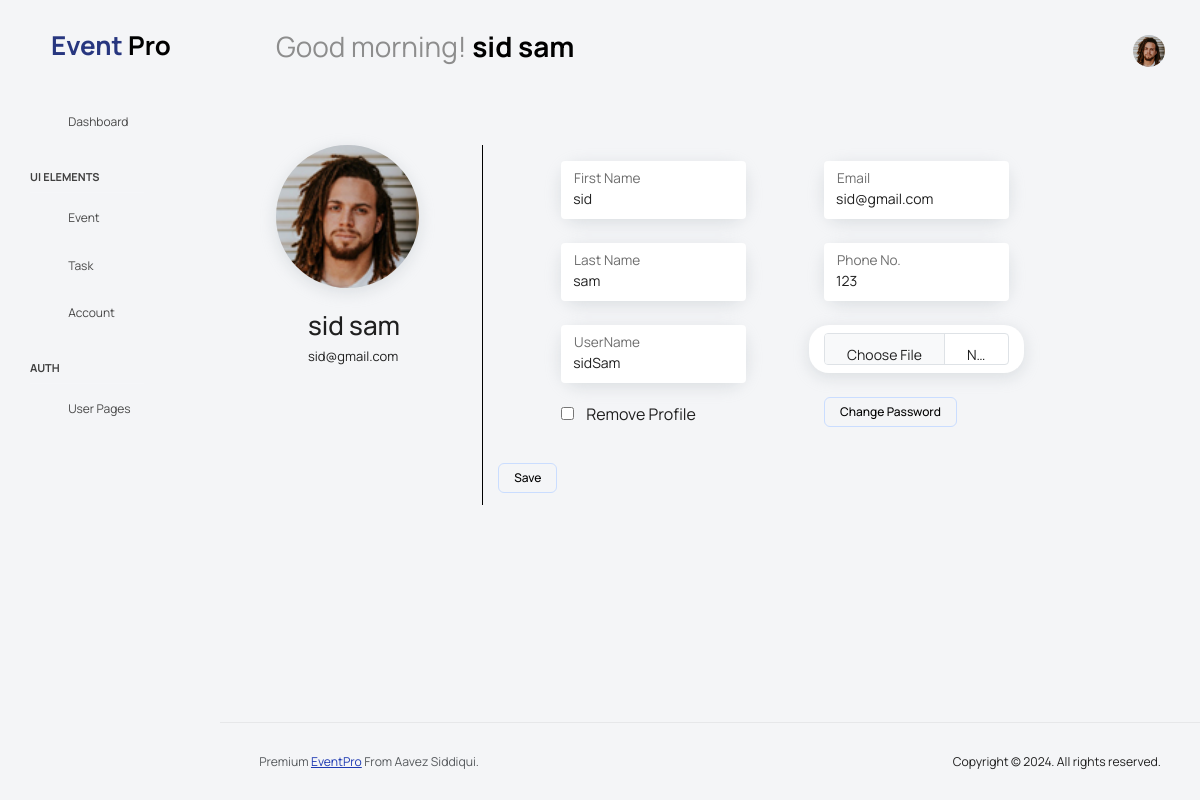
Screenshot of /profile_edit_page (signed in) with the database file from the repository.
### userAcc/models.py (models this page shows)
class CustomUser(AbstractUser):
    phone_number = models.CharField(max_length=15, blank=True, null=True)
    profile_image = models.ImageField(upload_to='profile_images/', blank=True, null=True,default=None)
    email =   models.EmailField(unique=True)
    USERNAME_FIELD = "email"
    REQUIRED_FIELDS = []
    objects = CustomUserManager()
    def __str__(self):
        return self.email
    class Meta:
        permissions = (
                        ("can_add_staff", "To add staff"),
                        ("can_edit_staff", "To edit staff"),
                        ("can_make_group", "To make group")
                        )

### eventapp/views.py (the view)
# urls.py: path('profile_edit_page',profile_edit_page,name='profile_edit_page'),
def profile_edit_page(request):
    return render(request,'Profile_Edit.html')

### templates/Profile_Edit.html (shortened to what this page needs)
{% extends 'base.html' %}
{% load static %}
{% block content %}
 <div class="row">
    <div class="col-3 " style="border-right: 1px solid black;">
        {% if request.user.socialaccount_set.all %}
            {% with social_account=request.user.socialaccount_set.all.0 %}
                {% if social_account.provider == 'google' %}
                <img id="profile_image_edit" class="rounded-circle w-75 card"  src="{{ social_account.extra_data.picture }}">
                {% endif %}
                {% endwith %}
                {% else %}
                <img id="profile_image_edit" class="rounded-circle w-75 card" {% if user.profile_image %}  src="{{ user.profile_image.url }}" {% else %} src ="" {% endif %}>
                {% endif %}
        <div class="ms-2 mt-4">
            <h2 class="ms-4">{{user.first_name}} {{user.last_name}}</h2>
            <p class="ms-4">{{user.email}}</p>
        </div>
    </div>
    <div class="col-lg-9">
        <form action="{% url 'profile_edit' %}" method="POST" enctype="multipart/form-data">
        <div class="row ms-5 mt-3 w-75">
            <div class="col">
                <div class="form-floating card">
                    <input type="text" class="form-control" placeholder="First Name" id="fisrt_name_p" name="first_name_profile" style="border: none;" value="{{ user.first_name}}" required>
                    <label for="fisrt_name_p" >First Name </label>
                </div>
                <div class="form-floating card mt-4">
                    <input type="text" class="form-control" placeholder="Last Name" id="last_name_p" name="last_name_profile" style="border: none;" value="{{ user.last_name }}" required>
                    <label for="last_name_p" >Last Name </label>
                </div>
                <div class="form-floating card mt-4">
                    <input type="text" class="form-control" placeholder="User Name" id="user_name_p" name="user_name_profile" style="border: none;" value="{{ user.username }}" required>
                    <label for="user_name_p" >UserName </label>
                </div>
                {% if not request.user.socialaccount_set.all %}
                <div class="mt-3">
                <input type="checkbox" class="btn btn-outline-primary mt-2" id="check_pic_id" name="check_pic">Remove Profile
                </div>
                {% endif %}
            </div>
            <div class="col ms-5 overflow-x-visible">
                <div class="form-floating card">
                    <input type="email" class="form-control" placeholder="Email" id="email_p" name="email_profile" style="border: none;" value="{{ user.email }}" required>
                    <label for="email_p" >Email </label>
                </div>
                <div class="form-floating card mt-4">
                    <input type="number" class="form-control" placeholder="Phone No." id="Phone_p" name="phone_profile" style="border: none;" value="{{ user.phone_number }}" >
                    <label for="Phone_p" >Phone No.</label>
                </div>
                {% if not request.user.socialaccount_set.all %}
                <div class="row card mt-4 mb-4">
                    <div class="input-group mb-2 col-auto">
                      <input type="file" class="form-control mt-2" id="profile_file" name="profile_pic" accept="image/*" >
                    </div>
                </div>
                <button type="button" class="btn btn-outline-primary" data-bs-toggle="modal" data-bs-target="#password">
                    Change Password
                  </button>
                {% endif %}
            </div>
        </div>
        <button type="submit" class="btn btn-outline-primary mt-4" >Save</button>
        </form>
    </div>
 </div>
{% endblock %}

### templates/includes/navbar.html (shortened to what this page needs)
{% load static %}
<nav class="navbar default-layout col-lg-12 col-12 p-0 fixed-top d-flex align-items-top flex-row">
    <div class="text-center navbar-brand-wrapper d-flex align-items-center justify-content-start">
      <div >
        <a class="navbar-brand" href="{% url 'home' %}">
          <h2><b>Event <span style="color: black;">Pro</span></b></h2>
        </a>
      </div>
    </div>
    <div class="navbar-menu-wrapper d-flex align-items-top">
      <ul class="navbar-nav">
        <li class="nav-item font-weight-semibold d-none d-lg-block ms-0">
          {% if request.user.is_authenticated %}
    {% if request.user.socialaccount_set.all %}
        {% with social_account=request.user.socialaccount_set.all.0 %}
            {% if social_account.provider == 'google' %}
            <h1 class="welcome-text"><span id="greeting"></span> <span class="text-black fw-bold">{{ request.user.first_name }} {{ request.user.last_name }}</span></h1>
          {% endif %}
        {% endwith %}
      {% else %}
      <h1 class="welcome-text"><span id="greeting"></span> <span class="text-black fw-bold">{{ request.user.first_name }} {{ request.user.last_name }}</span></h1>
    {% endif %}
    {% else %}
          <h1 class="welcome-text"><span id="greeting"></span> <span class="text-black fw-bold">Guest</span></h1>
{% endif %}
        </li>
      </ul>
      <ul class="navbar-nav ms-auto">
        {% if request.user.is_authenticated %}
        {% if request.user.socialaccount_set.all %}
            {% with social_account=request.user.socialaccount_set.all.0 %}
                {% if social_account.provider == 'google' %}
        <li class="nav-item dropdown d-none d-lg-block user-dropdown">
          <a class="nav-link" id="UserDropdown" href="#" data-bs-toggle="dropdown" aria-expanded="false">
            <img class="img-xs rounded-circle" src="{{ social_account.extra_data.picture }}" alt="Profile image"> </a>
          <div class="dropdown-menu dropdown-menu-right navbar-dropdown" aria-labelledby="UserDropdown">
            <div class="dropdown-header text-center">
              <img class="img-md rounded-circle" src="{{ social_account.extra_data.picture }}" alt="Profile image">
              <p class="mb-1 mt-3 font-weight-semibold">{{ request.user.first_name }} {{ request.user.last_name }}</p>
              <p class="fw-light text-muted mb-0">{{ request.user }}</p>
            </div>
            <a class="dropdown-item" href="{% url 'profile_edit_page' %}"><i class="dropdown-item-icon mdi mdi-account-outline text-primary me-2"></i> My
              Profile <span class="badge badge-pill badge-danger">1</span></a>
            <a class="dropdown-item"><i class="dropdown-item-icon mdi mdi-message-text-outline text-primary me-2"></i>
              Messages</a>
            <a class="dropdown-item"><i class="dropdown-item-icon mdi mdi-calendar-check-outline text-primary me-2"></i>
              Activity</a>
            <a class="dropdown-item"><i class="dropdown-item-icon mdi mdi-help-circle-outline text-primary me-2"></i>
              FAQ</a>
            <a class="dropdown-item" href="{% url 'logout' %}"><i class="dropdown-item-icon mdi mdi-power text-primary me-2"></i>Sign Out</a>
          </div>
        </li>
      </ul>
      {% endif %}
      {% endwith %}
      {% else %}
      <li class="nav-item dropdown d-none d-lg-block user-dropdown">
        <a class="nav-link" id="UserDropdown" href="#" data-bs-toggle="dropdown" aria-expanded="false">
          {% if user.profile_image != '' %}
          <img class="img-xs rounded-circle" src="{{ user.profile_image.url }}" alt="Profile image"> </a>
          {% else %}
            <i class="mdi mdi-account-circle menu-icon"></i>
          {% endif %}
      </li>
    </ul>
  {% endif %}
{% endif %}
    </div>
  </nav>

### rows the page displays
CustomUser: user.first_name "sid", user.last_name "sam", profile_image (picture), first_name "sid", last_name "sam", email "sid@gmail.com", first_name_profile "sid", last_name_profile "sam", user_name_profile "sidSam", email_profile "sid@gmail.com", phone_profile "123"
